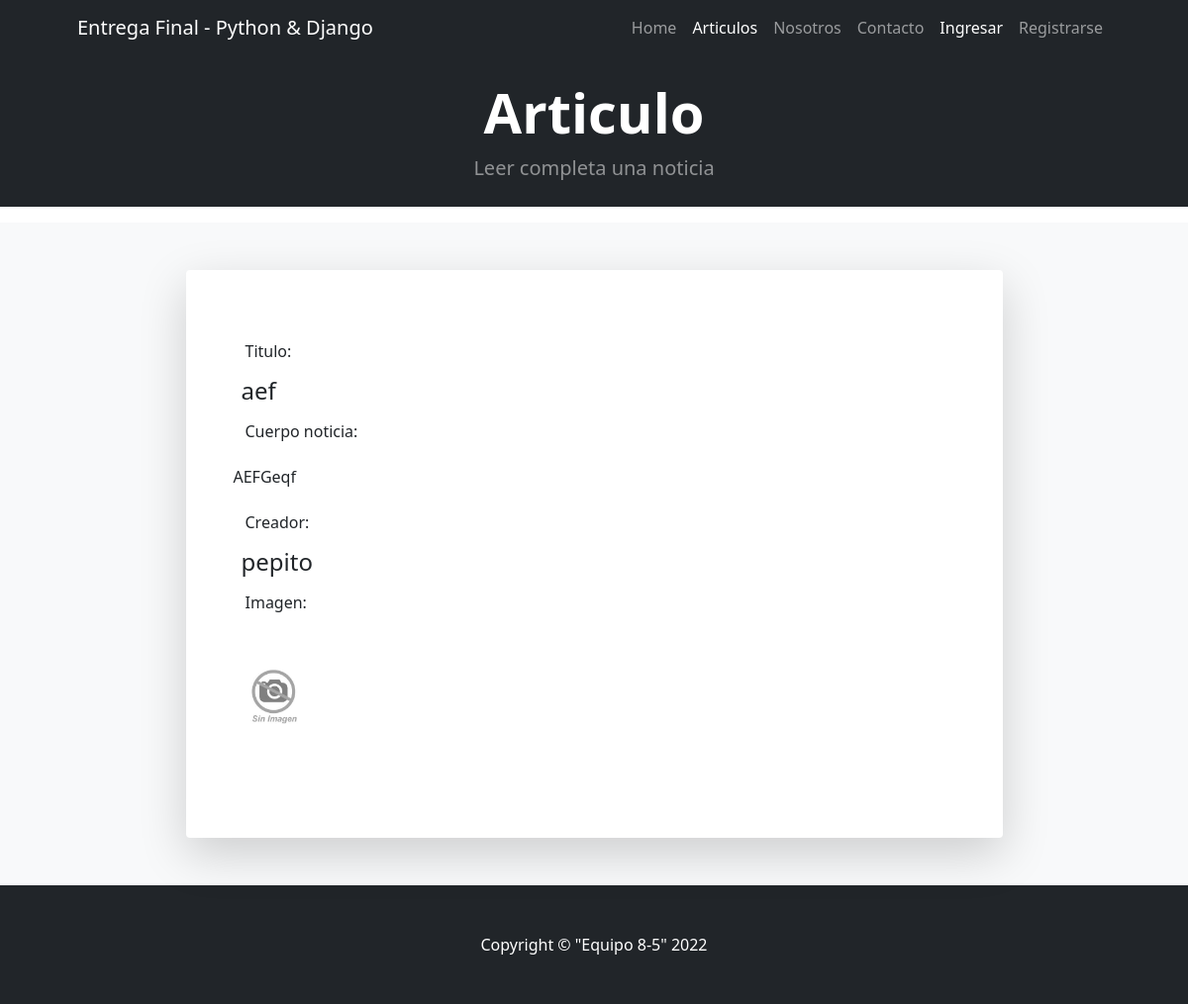
Before: /items/read/20 with the older database file.
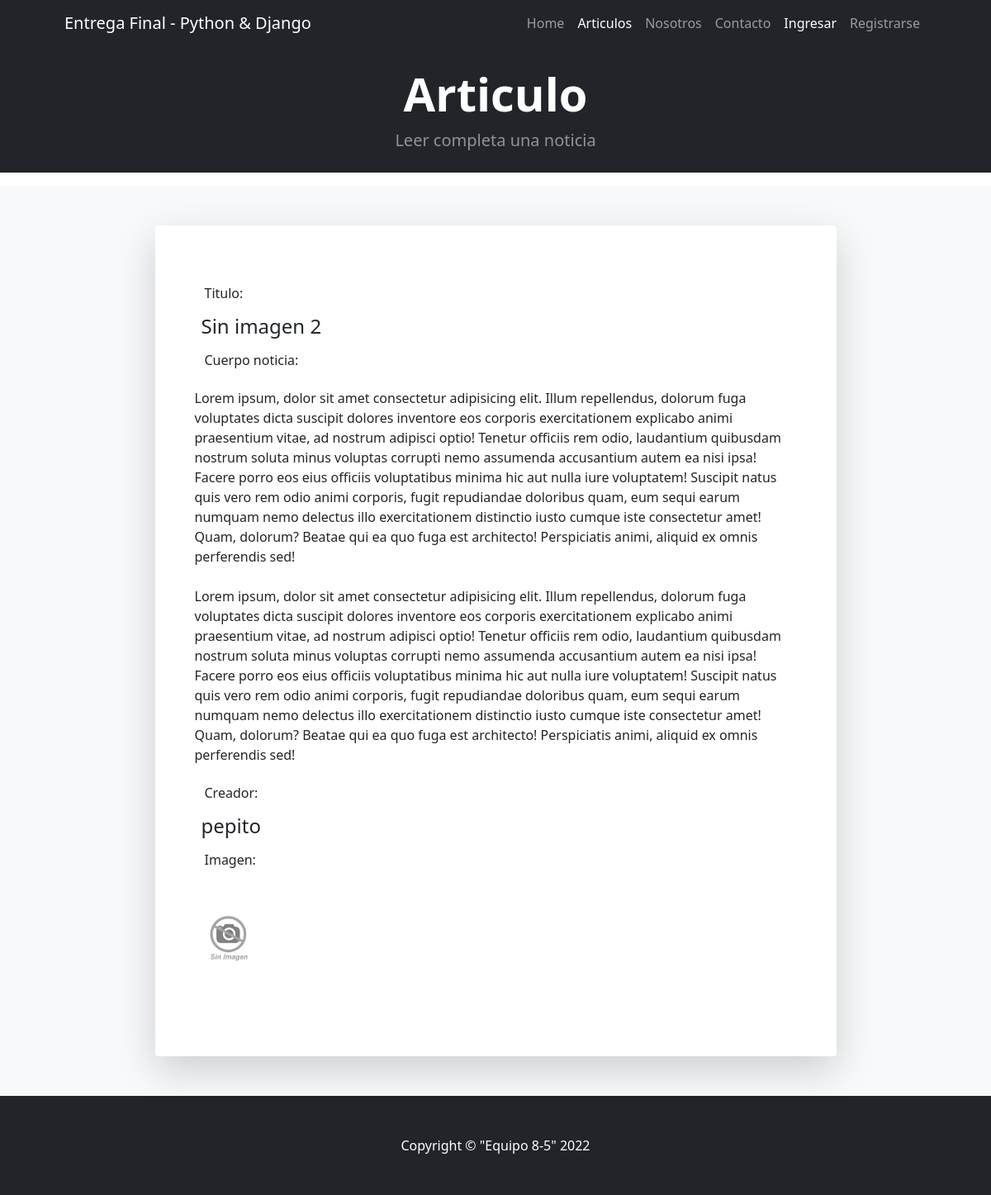
After: the same page with the newer database file.
### items/models.py (models this page shows, shortened)
class New(models.Model):
    tittle = models.CharField(max_length=25)
    body = RichTextField(blank=True, null=True)
    creation_date = models.DateTimeField(auto_now_add=True, blank=True, null=True)
    owner_name = models.ForeignKey(User, on_delete=models.CASCADE)
    image = models.ImageField(upload_to='images/', blank=True, null=True)

### items/views.py (the view)
# urls.py: path('read/<int:pk>', views.ReadItem.as_view(), name='read'),
class ReadItem(DetailView):
    model = New
    template_name = 'items/read-item.html'
    def get_context_data(self, *args, **kwargs):
        pk = self.kwargs.get('pk')
        context = super(DetailView, self).get_context_data(**kwargs)
        context['item'] = New.objects.get(pk=pk)
        return context

### items/templates/items/read-item.html (shortened to what this page needs)
{% extends 'bases/base.html' %}
{% block active-page %}
<ul class="navbar-nav ms-auto mb-2 mb-lg-0">
    <li class="nav-item"><a class="nav-link" href={% url 'index' %}>Home</a></li>
    <li class="nav-item"><a class="nav-link active" aria-current="page" href={% url 'items' %}>Articulos</a></li>
    <li class="nav-item"><a class="nav-link" href={% url 'about' %}>Nosotros</a></li>
    <li class="nav-item"><a class="nav-link" href={% url 'contact' %}>Contacto</a></li>
    {% if request.user.is_authenticated %}
        <li class="nav-item"><a class="nav-link active text-decoration-underline" href={% url 'profile' %}>Hola {{request.user.username}}!</a></li>
        <li class="nav-item"><a class="nav-link" href={% url 'logout' %}>Cerrar Sesion</a></li>
    {% else %}
        <li class="nav-item"><a class="nav-link active" href={% url 'login' %}>Ingresar</a></li>
        <li class="nav-item"><a class="nav-link" href={% url 'register' %}>Registrarse</a></li>
    {% endif %}
</ul>
{% endblock active-page %}
{% block content-block %}
<header class="bg-dark py-3">
    <div class="container px-4 px-lg-5 my-2">
        <div class="text-center text-white">
            <h1 class="display-4 fw-bolder">Articulo</h1>
            <p class="lead fw-normal text-white-50 mb-0">Leer completa una noticia</p>
        </div>
    </div>
</header>
<section class="bg-light py-6">
    <div class="container">
        <div class="row gx-5 justify-content-center">
            <div class="col-lg-9">
                <div class="card o-hidden border-0 shadow-lg my-5">
                    <div class="card-body p-0">
                        <div class="row">
                           <div class="col-lg-12">
                            <div class="p-5">
                                        <div class="form-group">
                                            <div class="mb-1 ">
                                                <label for="tittle" class="form-control form-control-user border-0">Titulo:</label>
                                                <h4 class="form-control-user border-0 m-2">{{item.tittle}}</h4>
                                            </div>
                                            <div class="mb-1">
                                                <label for="content" class="form-control form-control-user border-0">Cuerpo noticia:</label>
                                                <div class="flex justify-between form-control-user border-0">
                                                    <p cla>{{ item.body|safe }}</p>
                                                </div>
                                            </div>
                                            <div class="mb-1">
                                                <label for="user" class="form-control form-control-user border-0">Creador:</label>
                                                <h4 class="form-control-user border-0 m-2">{{item.owner_name}}</h4>
                                            </div>
                                            <div class="mb-1">
                                                <label for="imagen" class="form-control form-control-user border-0">Imagen:</label>
                                                {% if item.image %}
                                                    <img src={{ item.image.url }}
                                                        class="rounded-circle img-fluid my-3" alt="imagenAlt" name="image" style="width: 120px;">
                                                {% else %}
                                                    <img
                                                        alt="Avatar" class="img-fluid my-5" style="width: 80px;" />
                                                {% endif %}
                                            </div>
                                        </div>
                            </div>
                            </div>
                        </div>
                    </div>
                </div>
            </div>
        </div>
    </div>
</section>
{% endblock content-block %}

### home/templates/bases/base.html (shortened to what this page needs)
<!DOCTYPE html>
<html lang="en">
    <head>
        {% load static %}
        <link href="https://cdn.jsdelivr.net/npm/bootstrap-icons@1.4.1/font/bootstrap-icons.css" rel="stylesheet" />
        <link href={% static 'css/styles.css' %} rel="stylesheet" />
    </head>
    <body>
        <nav class="navbar navbar-expand-lg navbar-dark bg-dark">
            <div class="container px-5">
                <a class="navbar-brand">Entrega Final - Python & Django</a>
                <div class="collapse navbar-collapse" id="navbarSupportedContent">
                    {% block active-page %}
                    {% endblock active-page %}
                </div>
            </div>
        </nav>
        {% block content-block %}
        {% endblock content-block %}
        <footer class="py-5 bg-dark">
            <div class="container px-5"><p class="m-0 text-center text-white">Copyright &copy; "Equipo 8-5" 2022</p></div>
        </footer>
    </body>
</html>

Changed rows visible on the page:
changed New "pepito": tittle "aef" → "Sin imagen 2"; body "AEFGeqf" → "Lorem ipsum, dolor sit amet consectetur adipisicing elit. Illum repellendus, dolorum fuga voluptates dicta suscipit dolores inventore eos corporis exercitationem explicabo animi praesentium vitae, ad nostrum adipisci optio! Tenetur officiis rem odio, laudantium quibusdam nostrum soluta minus voluptas corrupti nemo assumenda accusantium autem ea nisi ipsa! Facere porro eos eius officiis voluptatibus minima hic aut nulla iure voluptatem! Suscipit natus quis vero rem odio animi corporis, fugit repudiandae doloribus quam, eum sequi earum numquam nemo delectus illo exercitationem distinctio iusto cumque iste consectetur amet! Quam, dolorum? Beatae qui ea quo fuga est architecto! Perspiciatis…"
